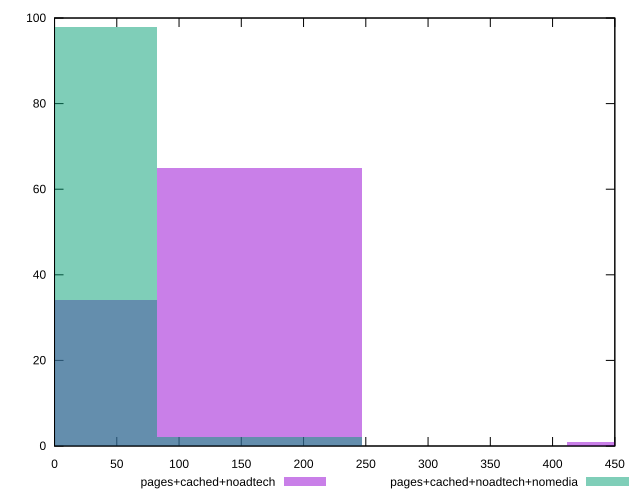

Source code (gnuplot):
reset

$pagesCachedNoadtech <<EOF
0 34
164.60631088698054 65
493.81893266094164 1
EOF

$pagesCachedNoadtechNomedia <<EOF
164.60631088698054 2
0 98
EOF

set key outside below
set boxwidth 164.60631088698054
set xrange [0:450]
set yrange [0:100]
set trange [0:100]
set style fill transparent solid 0.5 noborder
set terminal svg size 640, 500 enhanced background rgb 'white'
set output "report_00026_2021-02-22T21:38:55.199Z/uses-http2/comparison/histogram/2_vs_3.svg"

plot $pagesCachedNoadtech title "pages+cached+noadtech" with boxes, \
     $pagesCachedNoadtechNomedia title "pages+cached+noadtech+nomedia" with boxes

reset
